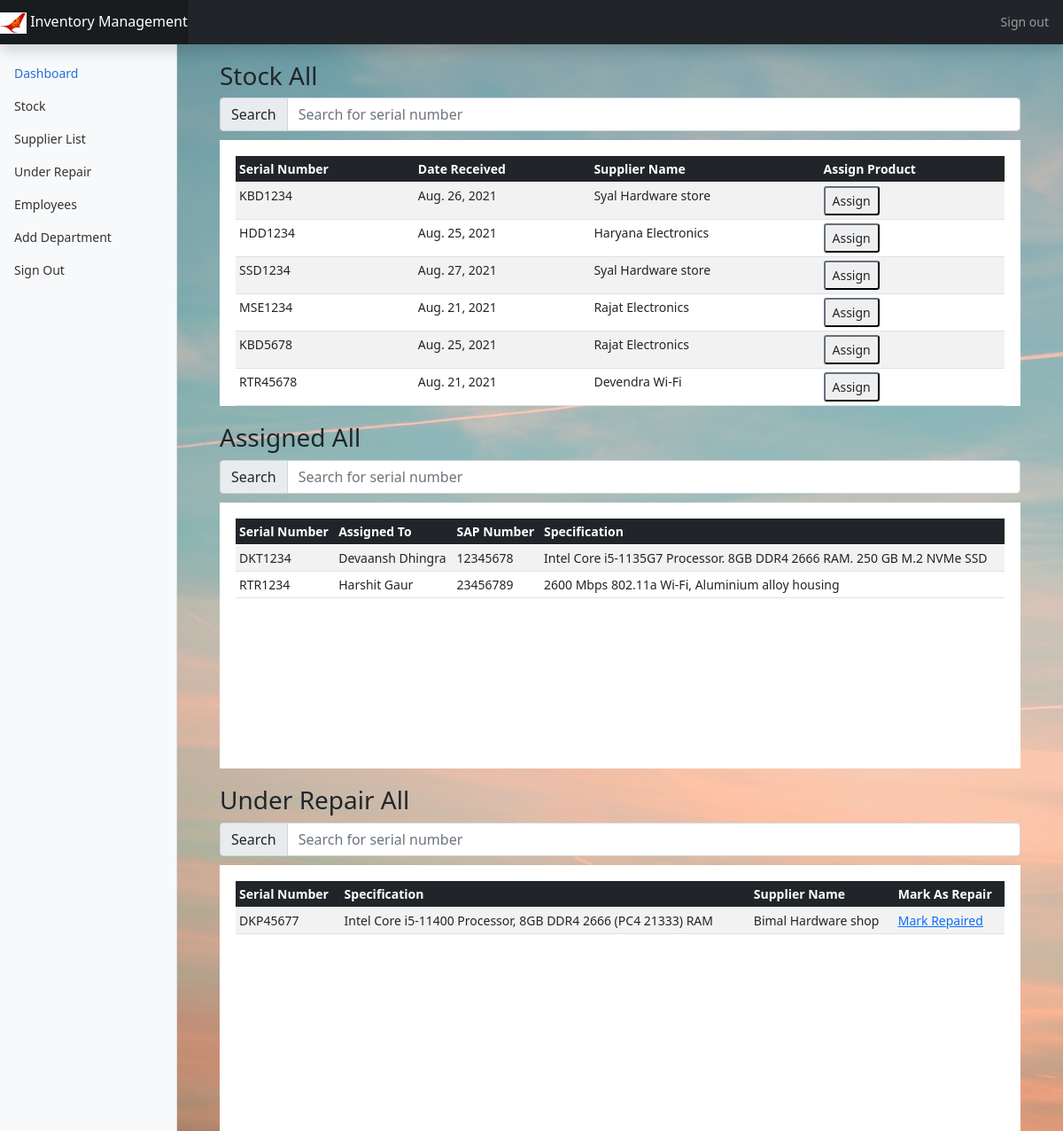
/products/all (signed in), run on the app's committed database.
### main/models.py (models this page shows, shortened)
class Stock(models.Model):
    prod_id = models.AutoField(primary_key=True)
    prod_name = models.CharField(max_length=50,default=' ')
    serial_num = models.CharField(max_length=100, unique=True,default=' ')
    specification = models.TextField(default=' ')
    date_received = models.DateField(default=date.today)
    supplier = models.ForeignKey(Supplier,on_delete=models.CASCADE,default=1)

class Supplier(models.Model):
    supplier_id = models.AutoField(primary_key=True)
    name = models.CharField(max_length=100, default='')
    description = models.TextField(default=' ')
    contact = models.CharField(max_length=15,unique=True)
    def __str__(self):
        return self.name

class Assign(models.Model):
    prod_id = models.AutoField(primary_key=True)
    prod_name = models.CharField(max_length=50,default=' ')
    serial_num = models.CharField(max_length=100, unique=True,default=' ')
    specification = models.TextField(default=' ')
    date_received = models.DateField(default=date.today)
    supplier = models.ForeignKey(Supplier,on_delete=models.CASCADE,default=1)
    emp_id = ForeignKey(Employee,on_delete=models.CASCADE)

class Employee(models.Model):
    emp_id = models.AutoField(primary_key=True)
    sap_number = models.CharField(max_length = 8,unique=True,default="")
    staff_number = models.CharField(max_length = 10,unique=True,default="")
    name = models.CharField(max_length=50)
    contact = models.CharField(max_length=15,unique=True)
    designation = models.CharField(max_length=50)
    department = models.CharField(max_length=20,default=' ')
    floor = models.IntegerField(default=0,validators=[MinValueValidator(0)])
    desk_num = models.CharField(max_length=20,unique=True)
    def __str__(self):
        return self.name

class Repair(models.Model):
    prod_id = models.AutoField(primary_key=True)
    prod_name = models.CharField(max_length=50,default=' ')
    serial_num = models.CharField(max_length=100, unique=True,default=' ')
    specification = models.TextField(default=' ')
    date_received = models.DateField(default=date.today)
    supplier_id = ForeignKey(Supplier,on_delete=models.CASCADE)
    timestamp = models.DateTimeField(auto_now_add=True)

### main/views.py (the view)
# urls.py: path('products/<slug:slug>',views.showProduct,name='showProduct'),
@login_required(login_url='/auth/login')
def showProduct(request,slug):
    if slug == "all":
        stock = models.Stock.objects.all()
        assign = models.Assign.objects.all()
        repair = models.Repair.objects.all()
    else:
        stock = models.Stock.objects.filter(prod_name = slug)
        assign = models.Assign.objects.filter(prod_name = slug)
        repair = models.Repair.objects.filter(prod_name = slug)
    context = {
        "itemType" : slug,
        "stock" : stock,
        "assign" : assign,
        "repair" : repair,
        "assignForm" : forms.assignProduct()
    }
    return render(request,'main/listProduct.html',context)

### main/forms.py
class assignProduct(forms.Form):
    sap_number = forms.CharField(max_length=8,widget=forms.TextInput(attrs={'class':'form-control','placeholder':'SAP Number'}))
    staff_number = forms.CharField(max_length=10,widget=forms.TextInput(attrs={'class':'form-control','placeholder':'Staff Number'}))

### templates/main/listProduct.html (shortened to what this page needs)
{% extends 'main/base.html' %}
{% block content %}
{% include 'main/navbar.html' %}
<main class="col-md-9 ms-sm-auto col-lg-10 px-md-4">
    <div class="container-fluid box">
      <h3>Stock {{ itemType.capitalize }}</h3>
      <div class="input-group flex-nowrap" style="margin-bottom: 10px;">
        <span class="input-group-text" id="addon-wrapping">Search</span>
        <input type="text" class="form-control" id="mySerialInput1" onkeyup="showProduct()" placeholder="Search for serial number" title="Type in a serial number" aria-describedby="addon-wrapping">
      </div>
      <div class="table-responsive table-box ">
        <table class="table table-striped table-sm table-hover" id="stockTable">
          <thead class="header table-dark">
            <tr>
              <th scope="col">Serial Number</th>
              <th scope="col">Date Received</th>
              <th scope="col">Supplier Name</th>
              <th scope="col">Assign Product</th>
            </tr>
          </thead>
          <tbody>
            {% for item in stock %}
            <tr>
              <td>{{ item.serial_num }}</td>
              <td>{{ item.date_received }}</td>
              <td>{{ item.supplier }}</td>
              <td>
              <button type="button" class="btn-sm btn-outline-dark" data-bs-toggle="modal" data-bs-target="#modalForm{{item.pk}}">
                Assign
              </button>
            {% endfor %}
          </tbody>
        </table>
      </div>
    </div>
    <div class="container-fluid box">
      <h3>Assigned {{itemType.capitalize}}</h3>
      <div class="input-group flex-nowrap" style="margin-bottom: 10px;">
        <span class="input-group-text" id="addon-wrapping">Search</span>
        <input type="text" class="form-control" id="mySerialInput2" onkeyup="showAssignedProduct()" placeholder="Search for serial number" title="Type in a serial number" aria-describedby="addon-wrapping">
      </div>
      <div class="table-responsive table-box">
        <table class="table table-striped table-sm table-hover" id="assignmentTable">
          <thead class="header table-dark">
            <tr>
              <th scope="col">Serial Number</th>
              <th scope="col">Assigned To</th>
              <th scope="col">SAP Number</th>
              <th scope="col">Specification</th>
            </tr>
          </thead>
          <tbody>
            {% for item in assign %}
            <tr>
              <td>{{ item.serial_num }}</td>
              <td>{{ item.emp_id }}</td>
              <td>{{ item.emp_id.sap_number }}</td>
              <td>{{ item.specification }}</td>
            </tr>
            {% endfor %}
          </tbody>
        </table>
      </div>
    </div>
    <div class="container-fluid box">
      <h3>Under Repair {{itemType.capitalize}}</h3>
      <div class="input-group flex-nowrap" style="margin-bottom: 10px;">
        <span class="input-group-text" id="addon-wrapping">Search</span>
        <input type="text" class="form-control" id="mySerialInput3" onkeyup="showUnderRepairProduct()" placeholder="Search for serial number" title="Type in a serial number" aria-describedby="addon-wrapping">
      </div>
      <div class="table-responsive table-box">
        <table class="table table-striped table-sm table-hover" id="underRepairTable">
          <thead class="header table-dark">
            <tr>
                <th scope="col">Serial Number</th>
                <th scope="col">Specification</th>
                <th scope="col">Supplier Name</th>
                <th scope="col">Mark As Repair</th>
            </tr>
          </thead>
          <tbody>
            {% for item in repair %}
            <tr>
              <td>{{ item.serial_num }}</td>
              <td>{{ item.specification }}</td>
              <td>{{ item.supplier_id }}</td>
              <td><a href="{% url 'markRepaired' pk=item.pk %}">Mark Repaired</a></td>
            </tr>
            {% endfor %}
          </tbody>
        </table>
      </div>
    </div>
    </main>
  </div>
</div>
{% endblock %}

### static/css/main.css (style rules this page uses)
body { background-color: #F3F1F5; }
.table-responsive { max-height:300px; }
.table-box { height: 300px; background-color: white; padding: 2%; }
.header { background-color: bisque; position: sticky; top: 0; }
.box { margin-top: 2%; }

### static/css/dashboard.css (style rules this page uses)
body { font-size: .875rem; }

### data on the page
Stock: serial_num "KBD1234", date_received "Aug. 26, 2021", supplier "Syal Hardware store"
Stock: serial_num "HDD1234", date_received "Aug. 25, 2021", supplier "Haryana Electronics"
Stock: serial_num "SSD1234", date_received "Aug. 27, 2021", supplier "Syal Hardware store"
Stock: serial_num "MSE1234", date_received "Aug. 21, 2021", supplier "Rajat Electronics"
Stock: serial_num "KBD5678", date_received "Aug. 25, 2021", supplier "Rajat Electronics"
Stock: serial_num "RTR45678", date_received "Aug. 21, 2021", supplier "Devendra Wi-Fi"
Assign: serial_num "DKT1234", emp_id "Devaansh Dhingra", emp_id.sap_number "12345678", specification "Intel Core i5-1135G7 Processor. 8GB DDR4 2666 RAM. 250 GB M.2 NVMe SSD"
Assign: serial_num "RTR1234", emp_id "Harshit Gaur", emp_id.sap_number "23456789", specification "2600 Mbps 802.11a Wi-Fi, Aluminium alloy housing"
Repair: serial_num "DKP45677", specification "Intel Core i5-11400 Processor, 8GB DDR4 2666 (PC4 21333) RAM", supplier_id "Bimal Hardware shop"

### other printed values
{{ itemType.capitalize }} "All"
